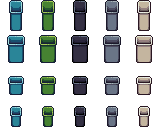
#> input picture lab_sketch/lpc_the_office_source/Bins.png, 160 x 128 px; the run also reads 1 picture not shown here
$ python pack-lpc-office.py
#> lines starting #> are read from the running program, lines starting #| are printed output that depends on the picture
#!/usr/bin/env python3
"""Downscales the individually-named LPC "The Office" PNGs (32x32 grid, OGA-BY 3.0,
credit Eliza Wyatt / Lanea Zimmerman - see lab_sketch/lpc_the_office_source/Credits.txt)
2x to match our 16x16 grid, then packs them into a single sheet so Tiled only needs one
"New Tileset" entry instead of fifteen. Re-run after adding/removing source files.

NOTE: this pack's layout is already live in the map (laptop tiles placed by hand in
Tiled reference specific tile positions in the packed sheet) - don't change
SHEET_WIDTH_TILES, the exclude list, or switch this to the shared lpc_pack_common
packer without re-checking every placed tile, or existing placements will silently
point at different art.
"""
from pathlib import Path
from PIL import Image

REPO_ROOT = Path(__file__).resolve().parents[2]
SOURCE_DIR = REPO_ROOT / "lab_sketch" / "lpc_the_office_source"
OUT_PATH = REPO_ROOT / "client" / "public" / "assets" / "tilesets" / "lpc_office_16px" / "lpc_office_packed.png"

TILE = 16  # our project's grid, after downscaling from the source's 32x32
SHEET_WIDTH_TILES = 14
PADDING_TILES = 1  # gap between packed items so adjacent props don't visually blend

EXCLUDE = {"_ Liberated Palette Ramps.png"}


def shelf_pack(sizes: list[tuple[str, int, int]]) -> tuple[list[tuple[str, int, int]], int, int]:
    """Simple shelf/row bin-packing in tile units. Returns placements plus sheet size."""
    sheet_w = SHEET_WIDTH_TILES * TILE
    x = 0
    y = 0
    row_h = 0
    placements = []
    for name, w, h in sorted(sizes, key=lambda s: -s[2]):  # tallest first, a bit denser
        if x + w > sheet_w:
            x = 0
            y += row_h + PADDING_TILES * TILE
            row_h = 0
        placements.append((name, x, y))
        x += w + PADDING_TILES * TILE
        row_h = max(row_h, h)
    sheet_h = y + row_h
    return placements, sheet_w, sheet_h


def main() -> None:
    sources = []
    for f in sorted(SOURCE_DIR.glob("*.png")):
        if f.name in EXCLUDE:
            continue
        im = Image.open(f)
#> im is the input picture: PIL image 160x128 RGBA; mean R, G, B, A 24.7, 30.5, 30.5, 83.8
        w, h = im.width // 2, im.height // 2
#> w = 80; h = 64
        sources.append((f.name, w, h))
#> pass 2 of the loop in main, `for f in sorted(SOURCE_DIR.glob("*.png")):`:
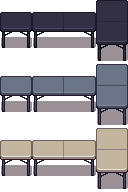
#> input picture lab_sketch/lpc_the_office_source/Card Table.png, 128 x 192 px
#> in main, im is the input picture: PIL image 128x192 RGBA; mean R, G, B, A 52.2, 47.9, 52.9, 133.7
#> pass 3 of the loop in main, `for f in sorted(SOURCE_DIR.glob("*.png")):`:
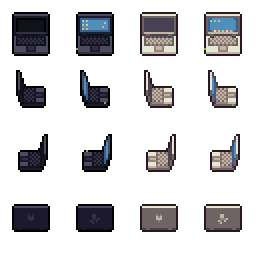
#> input picture lab_sketch/lpc_the_office_source/Laptop.png, 128 x 128 px (shown 2 times larger)
#> in main, im is the input picture: PIL image 128x128 RGBA; mean R, G, B, A 18.7, 18.1, 20.1, 64.7
#> the loop made 4 passes; the first 3 are shown

    placements, sheet_w, sheet_h = shelf_pack(sources)
    sheet = Image.new("RGBA", (sheet_w, sheet_h), (0, 0, 0, 0))
#> sheet: PIL image 224x176 RGBA; every value is 0

    layout_lines = []
    for name, x, y in placements:
        im = Image.open(SOURCE_DIR / name).convert("RGBA")
        resized = im.resize((im.width // 2, im.height // 2), Image.NEAREST)
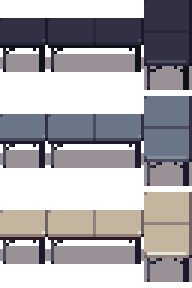
#> resized: PIL image 64x96 RGBA (shown 3 times larger); mean R, G, B, A 52, 47.4, 52.6, 134.1; transparent parts drawn white
        sheet.paste(resized, (x, y), resized)
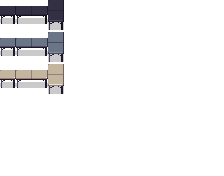
#> sheet: PIL image 224x176 RGBA; mean R, G, B, A 7.5, 7.1, 7.7, 19.2; transparent parts drawn white
        layout_lines.append(f"  {name}: tile ({x // TILE}, {y // TILE}), size {resized.width // TILE}x{resized.height // TILE} tiles")
#> pass 2 of the loop in main, `for name, x, y in placements:`:
#> in main, `resized = im.resize((im.width // 2, im.height // 2), Image.NEAREST)`:
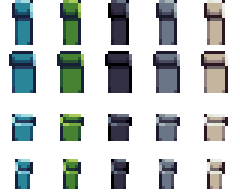
#> resized: PIL image 80x64 RGBA (shown 3 times larger); mean R, G, B, A 25.2, 31.1, 30.8, 82.2; transparent parts drawn white
#> in main, `sheet.paste(resized, (x, y), resized)`:
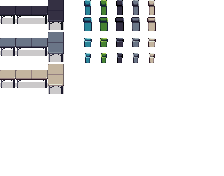
#> sheet: PIL image 224x176 RGBA; mean R, G, B, A 10.8, 11.1, 11.7, 29.9; transparent parts drawn white
#> pass 3 of the loop in main, `for name, x, y in placements:`:
#> in main, `resized = im.resize((im.width // 2, im.height // 2), Image.NEAREST)`:
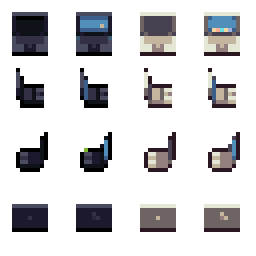
#> resized: PIL image 64x64 RGBA (shown 4 times larger); mean R, G, B, A 19.9, 19.4, 21.3, 64.1; transparent parts drawn white
#> in main, `sheet.paste(resized, (x, y), resized)`:
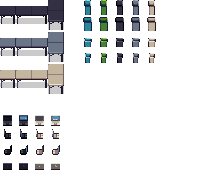
#> sheet: PIL image 224x176 RGBA; mean R, G, B, A 12.9, 13.1, 13.9, 36.6; transparent parts drawn white

    OUT_PATH.parent.mkdir(parents=True, exist_ok=True)
    sheet.save(OUT_PATH)
    print(f"Wrote {OUT_PATH} ({sheet_w}x{sheet_h}, {sheet_w // TILE}x{sheet_h // TILE} tiles)")
    print("Layout:")
    print("\n".join(layout_lines))


if __name__ == "__main__":
    main()
